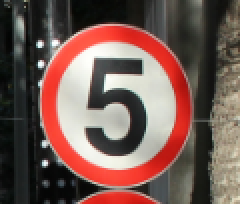
#> input picture data/raw/train/0/000_0005.png, 120 x 102 px, found by its file name (shown 2 times larger); its folder holds only this picture in this run
$ python prepare_dataset.py
#> lines starting #> are read from the running program, lines starting #| are printed output that depends on the picture
#> in encode_dataset_split, img is the input picture: shape (102, 120, 3); mean B, G, R 82.2, 89.3, 116.8
### src/features/hog.py
# CODE CŨ THƯỜNG LÀ:
# image = cv2.resize(image, (32, 32))
# pixels_per_cell=(8, 8)

# HÃY ĐỔI THÀNH (CODE MỚI):
import cv2
from skimage.feature import hog

def extract_hog_features(image):
    # 🌟 1. Tăng kích thước ảnh để không bị mờ nhòe chữ số
    img_resized = cv2.resize(image, (64, 64))
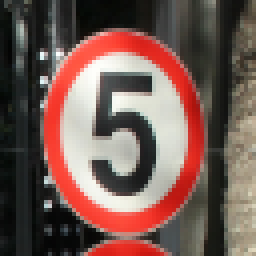
#> img_resized: shape (64, 64, 3) (shown 4 times larger); mean B, G, R 81.9, 89, 116.6

    # Chuyển sang ảnh xám để tìm góc cạnh tốt hơn
    if len(img_resized.shape) == 3:
        img_gray = cv2.cvtColor(img_resized, cv2.COLOR_BGR2GRAY)
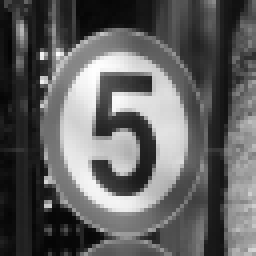
#> img_gray: shape (64, 64) (shown 4 times larger); min 4, max 254, mean 96.5
    else:
        img_gray = img_resized

    # 🌟 2. Tăng số block và cell để quét chi tiết hơn
    features, hog_image = hog(img_gray,
                              orientations=9,
                              pixels_per_cell=(8, 8),
                              cells_per_block=(2, 2), # Quét lưới 2x2 để lấy bối cảnh xung quanh
                              visualize=True)
#> features = 1764 values, max 0.417 at index 765, min 0 at index 15, mean 0.119

    return features, hog_image

### prepare_dataset.py
import os
import cv2
import pickle
import numpy as np
from src.features.hog import extract_hog_features

def encode_dataset_split(split_name, processed_base_dir):
    split_dir = os.path.join(processed_base_dir, split_name)
    features_list = []
    labels_list = []

    if not os.path.exists(split_dir):
        return None

    print(f"--- Đang số hóa HOG cho tập [{split_name.upper()}] ---")

    for class_id in os.listdir(split_dir):
        class_path = os.path.join(split_dir, class_id)
        if os.path.isdir(class_path):
            for img_name in os.listdir(class_path):
                if img_name.endswith('.png'):
                    img = cv2.imread(os.path.join(class_path, img_name))
                    if img is None: continue

                    # Trích xuất đặc trưng HOG
                    features, _ = extract_hog_features(img)
                    features_list.append(features)
                    labels_list.append(int(class_id))
#> pass 2 of the loop in encode_dataset_split, `for class_id in os.listdir(split_dir):`:
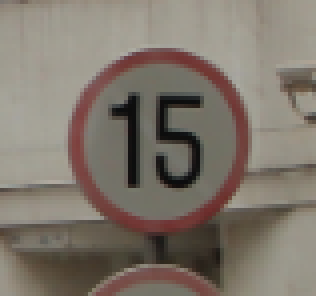
#> input picture data/raw/train/1/001_0007.png, 79 x 74 px, found by its file name (shown 4 times larger)
#> in encode_dataset_split, img is the input picture: shape (74, 79, 3); mean B, G, R 107.6, 118.2, 127.2
#> in extract_hog_features (call 2), `img_resized = cv2.resize(image, (64, 64))`:
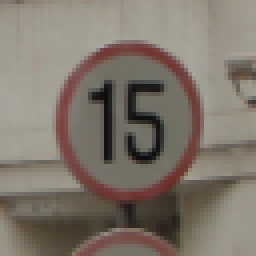
#> img_resized: shape (64, 64, 3) (shown 4 times larger); mean B, G, R 107.6, 118.1, 127.2
#> in extract_hog_features (call 2), `img_gray = cv2.cvtColor(img_resized, cv2.COLOR_BGR2GRAY)`:
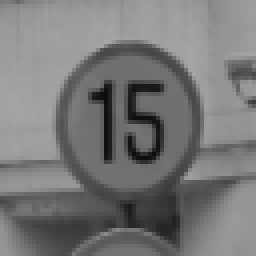
#> img_gray: shape (64, 64) (shown 4 times larger); min 12, max 166, mean 119.6
#> in extract_hog_features (call 2), `features, hog_image = hog(img_gray, orientations=9, pixels_per_cell=(8..`: features = 1764 values, max 0.585 at index 514, min 0 at index 17, mean 0.109

    return {'features': np.array(features_list), 'labels': np.array(labels_list)}

if __name__ == "__main__":
    PROCESSED_DIR = 'data/processed'
    os.makedirs('data/metadata', exist_ok=True)

    # Số hóa tập Train
    train_data = encode_dataset_split('train', PROCESSED_DIR)
#> train_data = 2 items
    with open('data/metadata/train_dataset.pkl', 'wb') as f:
        pickle.dump(train_data, f)

    # Số hóa tập Validation
    val_data = encode_dataset_split('validation', PROCESSED_DIR)
    with open('data/metadata/val_dataset.pkl', 'wb') as f:
        pickle.dump(val_data, f)

    print("\n✅ Đã tạo xong 2 file dữ liệu: train_dataset.pkl và val_dataset.pkl!")
